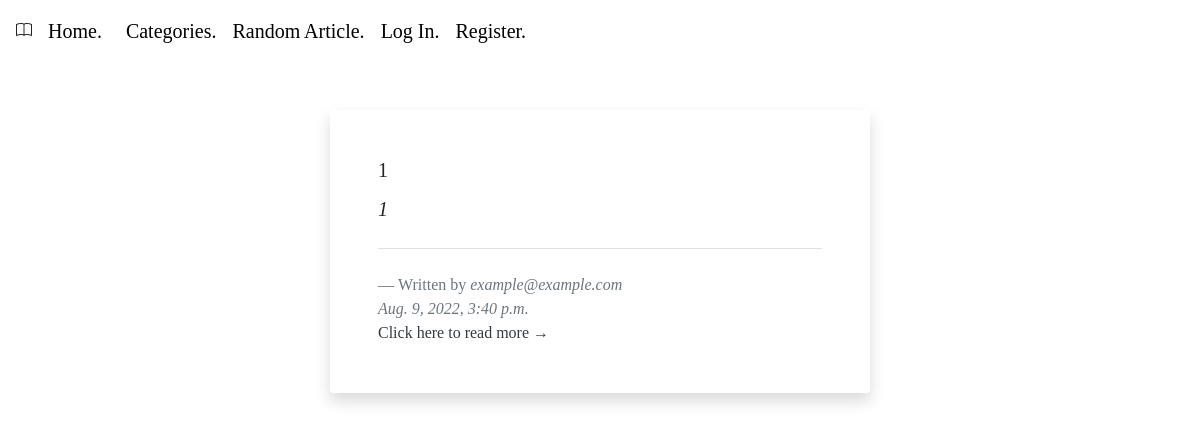
The app's page /random with its own data.
### final/models.py (models this page shows, shortened)
class Article(models.Model):
    title = models.CharField(max_length=1000)
    author = models.ForeignKey(User, on_delete=models.CASCADE, related_name="articles")
    brief = models.TextField()
    text = models.TextField()
    date = models.DateTimeField(auto_now_add=True)
    category = models.ForeignKey(Categories, on_delete=models.CASCADE, blank=True, null=True, related_name="categories")

class User(AbstractUser):
    pass

### final/views.py (the view)
# urls.py: path("random", views.random, name="random"),
def random(request):
    random_article = Article.objects.order_by('?')[0]
    return render(request, "final/random.html", {
        "random_article": random_article
    })

### final/templates/final/random.html (shortened to what this page needs)
{% extends "final/layout.html" %}
{% load static %}
{% block body %}
<section class="py-5">
    <div class="container">
        <div class="row">
            <div class="col-lg-6 mx-auto" onclick="this.querySelector('a').click(); return true;">
                <blockquote class="blockquote blockquote-custom bg-white p-5 shadow rounded">
                    <h5 class="card-title">{{ random_article.title }}</h5>
                    <p class="mb-0 mt-2 font-italic">{{ random_article.brief }}</p>
                    <footer class="blockquote-footer pt-4 mt-4 border-top">Written by
                        <cite title="Source Title">{{ random_article.author }}</cite>
                        <br>
                        <cite title="Source Title">{{ random_article.date }}</cite>
                        <br>
                        <a  class="text-decoration-none text-dark" href="{% url 'article' random_article.id %}">Click here to read more →</a>
                    </footer>
                </blockquote>
            </div>
        </div>
    </div>
</section>
{% endblock %}

### final/static/final/styles.css (style rules this page uses)
body { font-family: 'Times New Roman', serif; background-color: white; background-size: 100%; }

### records on screen
Article: title "1", brief "1", author "example@example.com", date "Aug. 9, 2022, 3:40 p.m."
